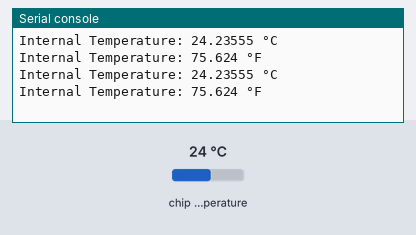
The program below on a simulated Raspberry Pi Pico running MicroPython. On the bench: the last lines printed to the serial console. The test bench sets the inputs (shaded band); at power-on: chip temperature 24 °C.

Above: at 1.2 s.
1.3 s: chip temperature set to 1 °C
At 2.4 s:
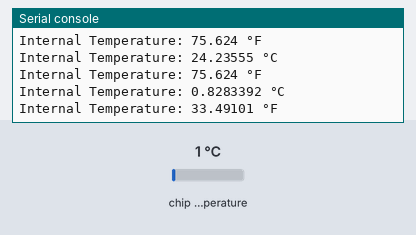
2.8 s: chip temperature set to 11 °C
At 3.8 s:
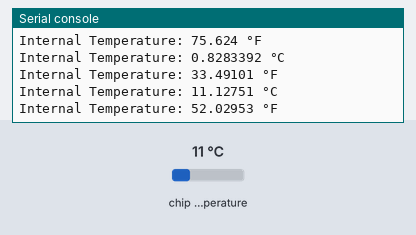
Timing chart, 0 to 5.8 s (numbered marks = the images above; inputs shaded):
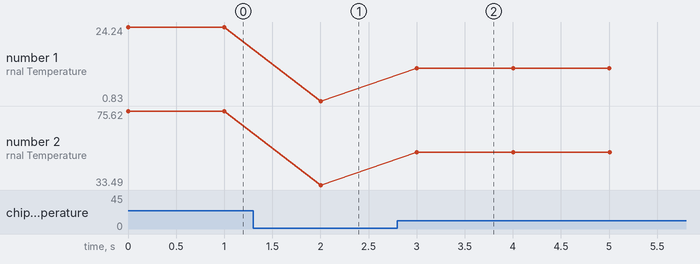

The program:

4_4_3_internal_temperature_sensor_loop.py
```python
# Rui Santos & Sara Santos - Random Nerd Tutorials
# Complete project details at https://RandomNerdTutorials.com/raspberry-pi-pico-w-micropython-ebook/

from time import sleep
from picozero import pico_temp_sensor

# Convert from celsius to fahrenheit
def celsius_to_fahrenheit(temp_celsius):
    temp_fahrenheit = temp_celsius * (9/5) + 32
    return temp_fahrenheit

while True:
    # Reading and printing the internal temperature
    temperature_c = pico_temp_sensor.temp
    temperature_f = celsius_to_fahrenheit(temperature_c)

    print("Internal Temperature:", temperature_c, "°C")
    print("Internal Temperature:", temperature_f, "°F")

    # Wait one second between each reading
    sleep(1)
```

Measured:
- after the input at 1.3 s, the serial console: prints a new line after 0.70 s (image 1)
- after the input at 2.8 s, the serial console: prints a new line after 0.20 s (image 2)
- plotted number 1: 24.24 → 0.83 after the input at 1.3 s, 0.83 → 11.13 after the input at 2.8 s
- plotted number 2: 75.62 → 33.49 after the input at 1.3 s, 33.49 → 52.03 after the input at 2.8 s
